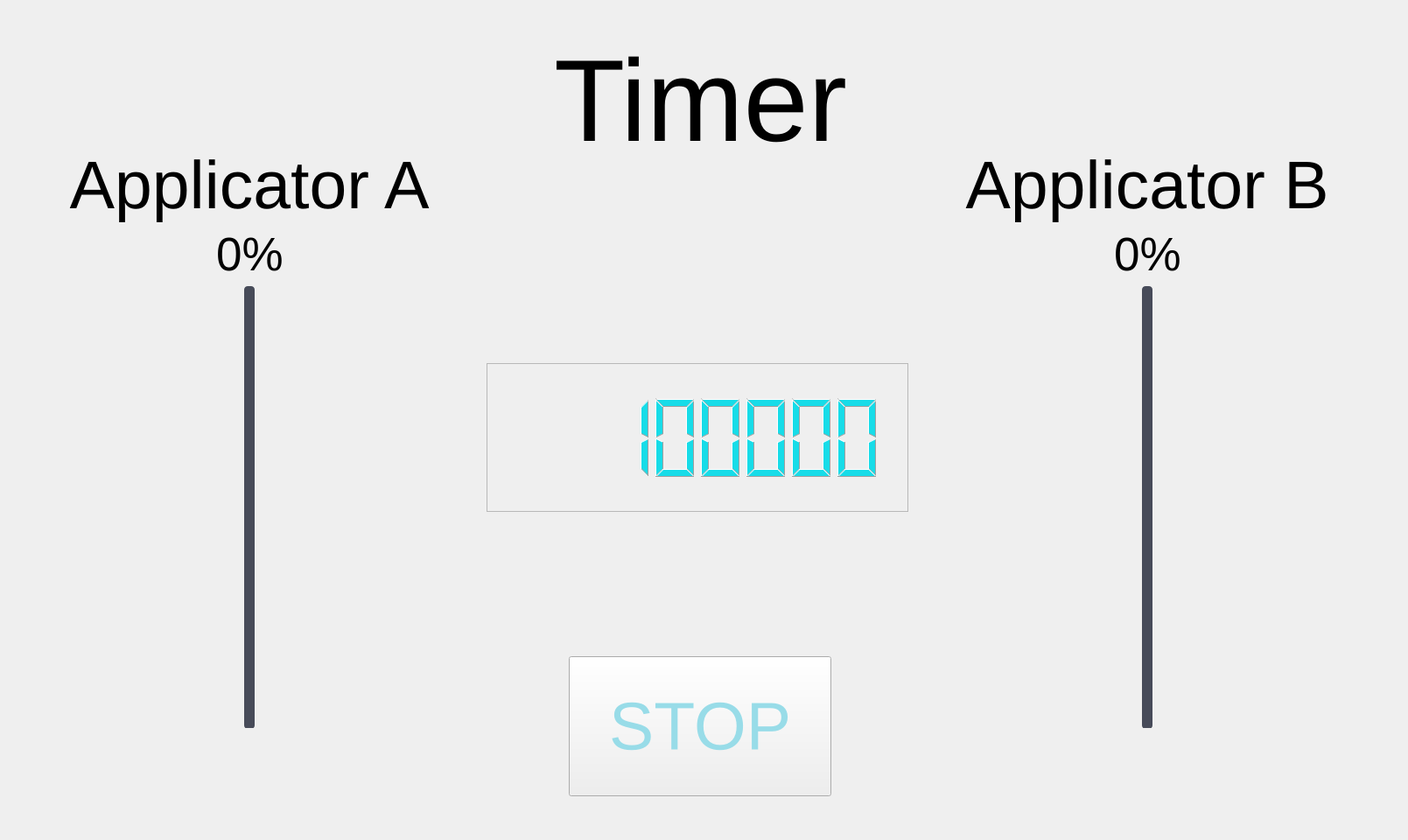
      <widget class="QWidget" name="timer_screen">
       <widget class="QFrame" name="frame">
        <property name="geometry">
         <rect>
          <x>0</x>
          <y>150</y>
          <width>1600</width>
          <height>700</height>
         </rect>
        </property>
        <layout class="QHBoxLayout" name="horizontalLayout_25">
         <item>
          <spacer name="horizontalSpacer_46">
           <property name="orientation">
            <enum>Qt::Horizontal</enum>
           </property>
           <property name="sizeType">
            <enum>QSizePolicy::Minimum</enum>
           </property>
           <property name="sizeHint" stdset="0">
            <size>
             <width>30</width>
             <height>20</height>
            </size>
           </property>
          </spacer>
         </item>
         <item>
          <widget class="QFrame" name="frame">
           <property name="sizePolicy">
            <sizepolicy hsizetype="Fixed" vsizetype="Preferred">
             <horstretch>0</horstretch>
             <verstretch>0</verstretch>
            </sizepolicy>
           </property>
           <layout class="QVBoxLayout" name="verticalLayout_12">
            <item>
             <widget class="QLabel" name="applicator_a_label">
              <property name="font">
               <font>
                <family>Segoe UI</family>
                <pointsize>58</pointsize>
               </font>
              </property>
              <property name="text">
               <string>Applicator A</string>
              </property>
              <property name="alignment">
               <set>Qt::AlignCenter</set>
              </property>
             </widget>
            </item>
            <item>
             <layout class="QHBoxLayout" name="horizontalLayout_23">
              <item>
               <spacer name="horizontalSpacer_42">
                <property name="orientation">
                 <enum>Qt::Horizontal</enum>
                </property>
                <property name="sizeHint" stdset="0">
                 <size>
                  <width>40</width>
                  <height>20</height>
                 </size>
                </property>
               </spacer>
              </item>
              <item>
               <widget class="QLabel" name="txt_app_a_indicator">
                <property name="font">
                 <font>
                  <family>Segoe UI</family>
                  <pointsize>40</pointsize>
                 </font>
                </property>
                <property name="text">
                 <string>0%</string>
                </property>
                <property name="alignment">
                 <set>Qt::AlignCenter</set>
                </property>
               </widget>
              </item>
              <item>
               <spacer name="horizontalSpacer_43">
                <property name="orientation">
                 <enum>Qt::Horizontal</enum>
                </property>
                <property name="sizeHint" stdset="0">
                 <size>
                  <width>40</width>
                  <height>20</height>
                 </size>
                </property>
               </spacer>
              </item>
             </layout>
            </item>
            <item>
             <layout class="QHBoxLayout" name="horizontalLayout_24">
              <item>
               <spacer name="horizontalSpacer_44">
                <property name="orientation">
                 <enum>Qt::Horizontal</enum>
                </property>
                <property name="sizeHint" stdset="0">
                 <size>
                  <width>40</width>
                  <height>20</height>
                 </size>
                </property>
               </spacer>
              </item>
              <item>
               <widget class="QSlider" name="slider_a">
                <property name="minimumSize">
                 <size>
                  <width>40</width>
                  <height>0</height>
                 </size>
                </property>
                <property name="styleSheet">
                 <string notr="true">.QSlider::groove:vertical {
border: none;
width: 10px;
background: grey;
margin: 1px;
border-radius: 2px;
}

.QSlider::add-page:vertical {
background: #5bbdea;
height: 6px;
border-radius: 4px;
}

.QSlider::sub-page:vertical {
background: #474b59;
height: 10px;
border-radius: 4px;
}

.QSlider::handle:vertical {
image: url(./images/slider_handle.png);
height: 40px;
margin: -30px;
margin-top: -8px;
margin-bottom: -8px;
}</string>
                </property>
                <property name="maximum">
                 <number>100</number>
                </property>
                <property name="orientation">
                 <enum>Qt::Vertical</enum>
                </property>
                <property name="invertedAppearance">
                 <bool>false</bool>
                </property>
               </widget>
              </item>
              <item>
               <spacer name="horizontalSpacer_45">
                <property name="orientation">
                 <enum>Qt::Horizontal</enum>
                </property>
                <property name="sizeHint" stdset="0">
                 <size>
                  <width>40</width>
                  <height>20</height>
                 </size>
                </property>
               </spacer>
              </item>
             </layout>
            </item>
           </layout>
          </widget>
         </item>
         <item>
          <spacer name="horizontalSpacer_47">
           <property name="orientation">
            <enum>Qt::Horizontal</enum>
           </property>
           <property name="sizeType">
            <enum>QSizePolicy::Maximum</enum>
           </property>
           <property name="sizeHint" stdset="0">
            <size>
             <width>10</width>
             <height>20</height>
            </size>
           </property>
          </spacer>
         </item>
         <item>
          <widget class="QFrame" name="frame">
           <property name="sizePolicy">
            <sizepolicy hsizetype="Fixed" vsizetype="Preferred">
             <horstretch>0</horstretch>
             <verstretch>0</verstretch>
            </sizepolicy>
           </property>
           <property name="minimumSize">
            <size>
             <width>500</width>
             <height>0</height>
            </size>
           </property>
           <layout class="QVBoxLayout" name="verticalLayout_13">
            <item>
             <spacer name="verticalSpacer_8">
              <property name="orientation">
               <enum>Qt::Vertical</enum>
              </property>
              <property name="sizeHint" stdset="0">
               <size>
                <width>20</width>
                <height>40</height>
               </size>
              </property>
             </spacer>
            </item>
            <item>
             <widget class="QFrame" name="frame_9">
              <property name="styleSheet">
               <string notr="true">.QFrame{
border-image: url(./images/frame11.png);
}</string>
              </property>
              <property name="frameShape">
               <enum>QFrame::StyledPanel</enum>
              </property>
              <property name="frameShadow">
               <enum>QFrame::Raised</enum>
              </property>
              <layout class="QVBoxLayout" name="verticalLayout_14">
               <property name="leftMargin">
                <number>20</number>
               </property>
               <property name="rightMargin">
                <number>20</number>
               </property>
               <item>
                <widget class="QLCDNumber" name="lcd_timer">
                 <property name="minimumSize">
                  <size>
                   <width>0</width>
                   <height>150</height>
                  </size>
                 </property>
                 <property name="styleSheet">
                  <string notr="true">.QLCDNumber{
	color:rgba(23, 220, 232,255);

}</string>
                 </property>
                 <property name="locale">
                  <locale language="English" country="UnitedStates"/>
                 </property>
                 <property name="frameShape">
                  <enum>QFrame::NoFrame</enum>
                 </property>
                 <property name="frameShadow">
                  <enum>QFrame::Plain</enum>
                 </property>
                 <property name="smallDecimalPoint">
                  <bool>false</bool>
                 </property>
                 <property name="digitCount">
                  <number>8</number>
                 </property>
                 <property name="segmentStyle">
                  <enum>QLCDNumber::Filled</enum>
                 </property>
                 <property name="value" stdset="0">
                  <double>88188188.000000000000000</double>
                 </property>
                 <property name="intValue" stdset="0">
                  <number>88188188</number>
                 </property>
                </widget>
               </item>
              </layout>
             </widget>
            </item>
            <item>
             <spacer name="verticalSpacer_9">
              <property name="orientation">
               <enum>Qt::Vertical</enum>
              </property>
              <property name="sizeHint" stdset="0">
               <size>
                <width>20</width>
                <height>40</height>
               </size>
              </property>
             </spacer>
            </item>
           </layout>
          </widget>
         </item>
         <item>
          <spacer name="horizontalSpacer_48">
           <property name="orientation">
            <enum>Qt::Horizontal</enum>
           </property>
           <property name="sizeType">
            <enum>QSizePolicy::Maximum</enum>
           </property>
           <property name="sizeHint" stdset="0">
            <size>
             <width>10</width>
             <height>20</height>
            </size>
           </property>
          </spacer>
         </item>
         <item>
          <widget class="QFrame" name="frame">
           <property name="sizePolicy">
            <sizepolicy hsizetype="Fixed" vsizetype="Preferred">
             <horstretch>0</horstretch>
             <verstretch>0</verstretch>
            </sizepolicy>
           </property>
           <layout class="QVBoxLayout" name="verticalLayout_11">
            <item>
             <widget class="QLabel" name="applicator_b_label">
              <property name="font">
               <font>
                <family>Segoe UI</family>
                <pointsize>58</pointsize>
               </font>
              </property>
              <property name="text">
               <string>Applicator B</string>
              </property>
              <property name="alignment">
               <set>Qt::AlignCenter</set>
              </property>
             </widget>
            </item>
            <item>
             <layout class="QHBoxLayout" name="horizontalLayout_22">
              <item>
               <spacer name="horizontalSpacer_40">
                <property name="orientation">
                 <enum>Qt::Horizontal</enum>
                </property>
                <property name="sizeHint" stdset="0">
                 <size>
                  <width>40</width>
                  <height>20</height>
                 </size>
                </property>
               </spacer>
              </item>
              <item>
               <widget class="QLabel" name="txt_app_b_indicator">
                <property name="font">
                 <font>
                  <family>Segoe UI</family>
                  <pointsize>40</pointsize>
                 </font>
                </property>
                <property name="text">
                 <string>0%</string>
                </property>
                <property name="alignment">
                 <set>Qt::AlignCenter</set>
                </property>
               </widget>
              </item>
              <item>
               <spacer name="horizontalSpacer_41">
                <property name="orientation">
                 <enum>Qt::Horizontal</enum>
                </property>
                <property name="sizeHint" stdset="0">
                 <size>
                  <width>40</width>
                  <height>20</height>
                 </size>
                </property>
               </spacer>
              </item>
             </layout>
            </item>
            <item>
             <layout class="QHBoxLayout" name="horizontalLayout_21">
              <item>
               <spacer name="horizontalSpacer_38">
                <property name="orientation">
                 <enum>Qt::Horizontal</enum>
                </property>
                <property name="sizeHint" stdset="0">
                 <size>
                  <width>40</width>
                  <height>20</height>
                 </size>
                </property>
               </spacer>
              </item>
              <item>
               <widget class="QSlider" name="slider_b">
                <property name="minimumSize">
                 <size>
                  <width>50</width>
                  <height>40</height>
                 </size>
                </property>
                <property name="styleSheet">
                 <string notr="true">.QSlider::groove:vertical {
border: none;
width: 10px;
background: grey;
margin: 1px;
border-radius: 2px;
}

.QSlider::add-page:vertical {
background: #5bbdea;
height: 6px;
border-radius: 4px;
}

.QSlider::sub-page:vertical {
background: #474b59;
height: 10px;
border-radius: 4px;
}

.QSlider::handle:vertical {
image: url(./images/slider_handle.png);
height: 40px;
margin: -30px;
margin-top: -8px;
margin-bottom: -8px;
}</string>
                </property>
                <property name="maximum">
                 <number>100</number>
                </property>
                <property name="orientation">
                 <enum>Qt::Vertical</enum>
                </property>
               </widget>
              </item>
              <item>
               <spacer name="horizontalSpacer_39">
                <property name="orientation">
                 <enum>Qt::Horizontal</enum>
                </property>
                <property name="sizeHint" stdset="0">
                 <size>
                  <width>40</width>
                  <height>20</height>
                 </size>
                </property>
               </spacer>
              </item>
             </layout>
            </item>
           </layout>
          </widget>
         </item>
         <item>
          <spacer name="horizontalSpacer_49">
           <property name="orientation">
            <enum>Qt::Horizontal</enum>
           </property>
           <property name="sizeType">
            <enum>QSizePolicy::Minimum</enum>
           </property>
           <property name="sizeHint" stdset="0">
            <size>
             <width>30</width>
             <height>20</height>
            </size>
           </property>
          </spacer>
         </item>
        </layout>
       </widget>
       <widget class="QFrame" name="frame">
        <property name="geometry">
         <rect>
          <x>0</x>
          <y>40</y>
          <width>1600</width>
          <height>150</height>
         </rect>
        </property>
        <layout class="QHBoxLayout" name="horizontalLayout_26">
         <item>
          <spacer name="horizontalSpacer_51">
           <property name="orientation">
            <enum>Qt::Horizontal</enum>
           </property>
           <property name="sizeHint" stdset="0">
            <size>
             <width>40</width>
             <height>20</height>
            </size>
           </property>
          </spacer>
         </item>
         <item>
          <widget class="QLabel" name="timer_label">
           <property name="font">
            <font>
             <family>Segoe UI</family>
             <pointsize>100</pointsize>
             <weight>50</weight>
             <bold>false</bold>
            </font>
           </property>
           <property name="text">
            <string>Timer</string>
           </property>
          </widget>
         </item>
         <item>
          <spacer name="horizontalSpacer_52">
           <property name="orientation">
            <enum>Qt::Horizontal</enum>
           </property>
           <property name="sizeHint" stdset="0">
            <size>
             <width>40</width>
             <height>20</height>
            </size>
           </property>
          </spacer>
         </item>
        </layout>
       </widget>
       <widget class="QFrame" name="frame">
        <property name="geometry">
         <rect>
          <x>400</x>
          <y>710</y>
          <width>800</width>
          <height>241</height>
         </rect>
        </property>
        <layout class="QHBoxLayout" name="horizontalLayout_17">
         <item>
          <spacer name="horizontalSpacer_32">
           <property name="orientation">
            <enum>Qt::Horizontal</enum>
           </property>
           <property name="sizeHint" stdset="0">
            <size>
             <width>40</width>
             <height>20</height>
            </size>
           </property>
          </spacer>
         </item>
         <item>
          <widget class="QPushButton" name="btn_timer_stop">
           <property name="minimumSize">
            <size>
             <width>300</width>
             <height>160</height>
            </size>
           </property>
           <property name="maximumSize">
            <size>
             <width>110</width>
             <height>160</height>
            </size>
           </property>
           <property name="font">
            <font>
             <family>Segoe UI</family>
             <pointsize>58</pointsize>
            </font>
           </property>
           <property name="styleSheet">
            <string notr="true">.QPushButton {
	color:rgba(152, 220,232, 255);
	border-image: url(./images/button_background1.png)
}

.QPushButton:pressed {
	border-image: url(./images/button_background2.png)

}</string>
           </property>
           <property name="locale">
            <locale language="English" country="UnitedStates"/>
           </property>
           <property name="text">
            <string>STOP</string>
           </property>
          </widget>
         </item>
         <item>
          <spacer name="horizontalSpacer_37">
           <property name="orientation">
            <enum>Qt::Horizontal</enum>
           </property>
           <property name="sizeHint" stdset="0">
            <size>
             <width>40</width>
             <height>20</height>
            </size>
           </property>
          </spacer>
         </item>
        </layout>
       </widget>
      </widget>
